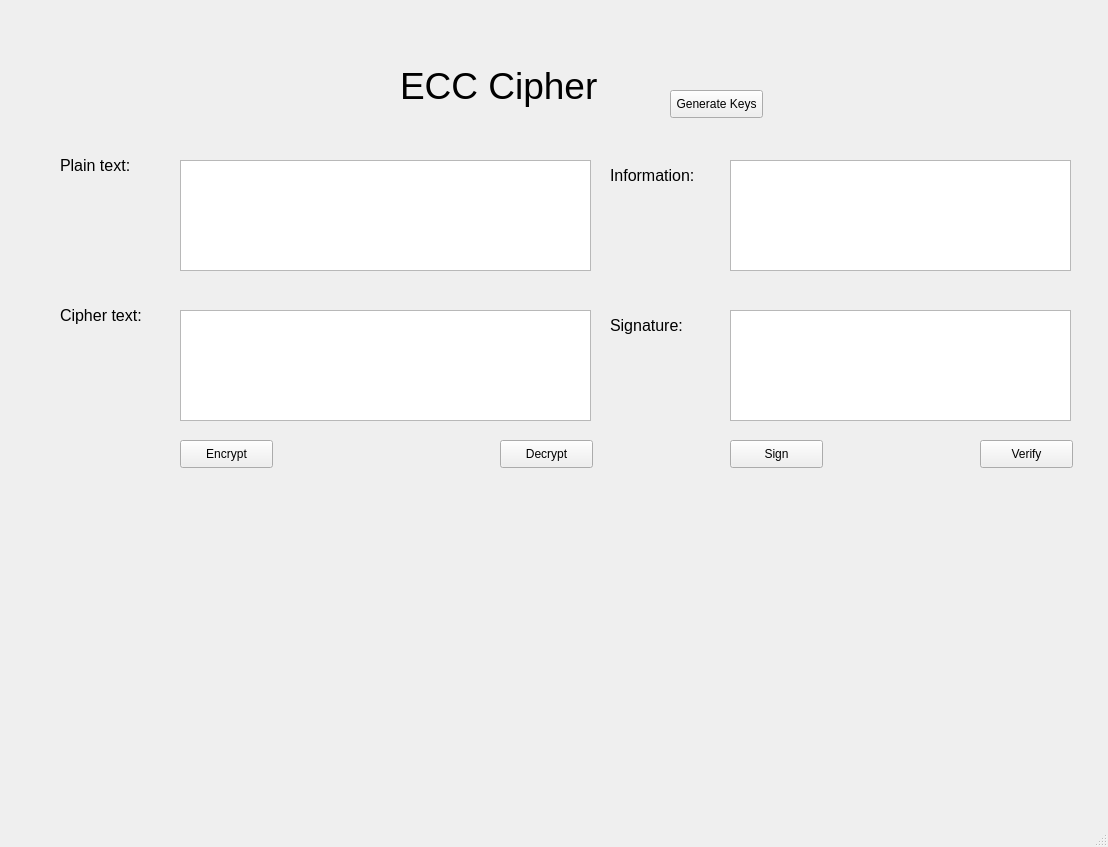
<?xml version="1.0" encoding="UTF-8"?>
<ui version="4.0">
 <class>MainWindow</class>
 <widget class="QMainWindow" name="MainWindow">
  <property name="geometry">
   <rect>
    <x>0</x>
    <y>0</y>
    <width>1108</width>
    <height>847</height>
   </rect>
  </property>
  <property name="windowTitle">
   <string>MainWindow</string>
  </property>
  <widget class="QWidget" name="centralwidget">
   <widget class="QLabel" name="label">
    <property name="geometry">
     <rect>
      <x>400</x>
      <y>60</y>
      <width>231</width>
      <height>51</height>
     </rect>
    </property>
    <property name="font">
     <font>
      <pointsize>28</pointsize>
     </font>
    </property>
    <property name="text">
     <string>ECC Cipher</string>
    </property>
   </widget>
   <widget class="QLabel" name="label_2">
    <property name="geometry">
     <rect>
      <x>60</x>
      <y>150</y>
      <width>91</width>
      <height>31</height>
     </rect>
    </property>
    <property name="font">
     <font>
      <pointsize>12</pointsize>
     </font>
    </property>
    <property name="text">
     <string>Plain text:</string>
    </property>
   </widget>
   <widget class="QLabel" name="label_3">
    <property name="geometry">
     <rect>
      <x>60</x>
      <y>300</y>
      <width>111</width>
      <height>31</height>
     </rect>
    </property>
    <property name="font">
     <font>
      <pointsize>12</pointsize>
     </font>
    </property>
    <property name="text">
     <string>Cipher text:</string>
    </property>
   </widget>
   <widget class="QLabel" name="label_4">
    <property name="geometry">
     <rect>
      <x>610</x>
      <y>160</y>
      <width>111</width>
      <height>31</height>
     </rect>
    </property>
    <property name="font">
     <font>
      <pointsize>12</pointsize>
     </font>
    </property>
    <property name="text">
     <string>Information:</string>
    </property>
   </widget>
   <widget class="QLabel" name="label_5">
    <property name="geometry">
     <rect>
      <x>610</x>
      <y>310</y>
      <width>111</width>
      <height>31</height>
     </rect>
    </property>
    <property name="font">
     <font>
      <pointsize>12</pointsize>
     </font>
    </property>
    <property name="text">
     <string>Signature:</string>
    </property>
   </widget>
   <widget class="QTextEdit" name="txt_plain_text">
    <property name="geometry">
     <rect>
      <x>180</x>
      <y>160</y>
      <width>411</width>
      <height>111</height>
     </rect>
    </property>
   </widget>
   <widget class="QTextEdit" name="txt_cipher_text">
    <property name="geometry">
     <rect>
      <x>180</x>
      <y>310</y>
      <width>411</width>
      <height>111</height>
     </rect>
    </property>
   </widget>
   <widget class="QTextEdit" name="txt_info">
    <property name="geometry">
     <rect>
      <x>730</x>
      <y>160</y>
      <width>341</width>
      <height>111</height>
     </rect>
    </property>
   </widget>
   <widget class="QTextEdit" name="txt_sign">
    <property name="geometry">
     <rect>
      <x>730</x>
      <y>310</y>
      <width>341</width>
      <height>111</height>
     </rect>
    </property>
   </widget>
   <widget class="QPushButton" name="btn_gen_keys">
    <property name="geometry">
     <rect>
      <x>670</x>
      <y>90</y>
      <width>93</width>
      <height>28</height>
     </rect>
    </property>
    <property name="text">
     <string>Generate Keys</string>
    </property>
   </widget>
   <widget class="QPushButton" name="btn_encrypt">
    <property name="geometry">
     <rect>
      <x>180</x>
      <y>440</y>
      <width>93</width>
      <height>28</height>
     </rect>
    </property>
    <property name="text">
     <string>Encrypt</string>
    </property>
   </widget>
   <widget class="QPushButton" name="btn_decrypt">
    <property name="geometry">
     <rect>
      <x>500</x>
      <y>440</y>
      <width>93</width>
      <height>28</height>
     </rect>
    </property>
    <property name="text">
     <string>Decrypt</string>
    </property>
   </widget>
   <widget class="QPushButton" name="btn_sign">
    <property name="geometry">
     <rect>
      <x>730</x>
      <y>440</y>
      <width>93</width>
      <height>28</height>
     </rect>
    </property>
    <property name="text">
     <string>Sign</string>
    </property>
   </widget>
   <widget class="QPushButton" name="btn_verify">
    <property name="geometry">
     <rect>
      <x>980</x>
      <y>440</y>
      <width>93</width>
      <height>28</height>
     </rect>
    </property>
    <property name="text">
     <string>Verify</string>
    </property>
   </widget>
  </widget>
  <widget class="QMenuBar" name="menubar">
   <property name="geometry">
    <rect>
     <x>0</x>
     <y>0</y>
     <width>1108</width>
     <height>26</height>
    </rect>
   </property>
  </widget>
  <widget class="QStatusBar" name="statusbar"/>
 </widget>
 <resources/>
 <connections/>
</ui>
